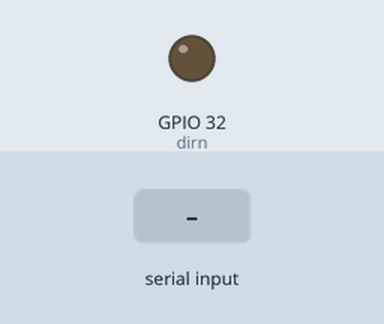
Recording of a sketch running on a simulated ESP32. On the bench: output pins drawn as LEDs (lit = HIGH). The test bench sets the inputs (shaded band). Pins used as bus, display or sensor lines are not drawn.

Above: at 1.2 s.
1.3 s: "w" received over Serial
At 2.0 s:
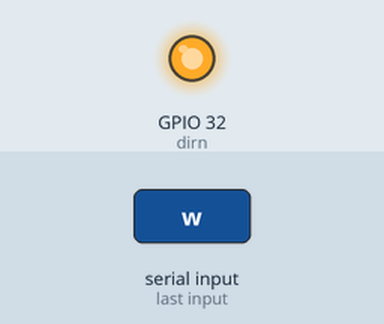
2.9 s: "s" received over Serial
At 4.4 s:
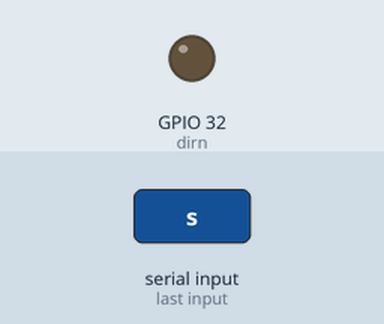
Timing chart, 0 to 5.9 s (numbered marks = the images above; inputs shaded):
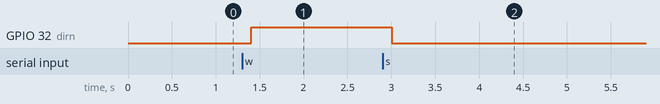

Measured:
- after the input at 1.3 s, GPIO 32 (dirn): LOW → HIGH after 0.10 s
- after the input at 2.9 s, GPIO 32 (dirn): HIGH → LOW after 0.10 s

The sketch:

stepcontrol.ino
```cpp
int step=26;
int dirn=32;
int val;
void steprotate(int step){
  digitalWrite(step,LOW);
  delay(100);
  digitalWrite(step,HIGH);
  delay(100);
}
void run(int val,int dirn, int step){
  if(val=='w'){
    digitalWrite(dirn,HIGH);
  }
  if(val=='s'){
    digitalWrite(dirn,LOW);
  }
  steprotate(step);
}
void setup() {
  Serial.begin(115200);
  pinMode(26,OUTPUT);
  pinMode(32,OUTPUT);
}

void loop() {
  if(Serial.available()){
    val=Serial.read();
  }
  run(val,dirn,step);
}
```
